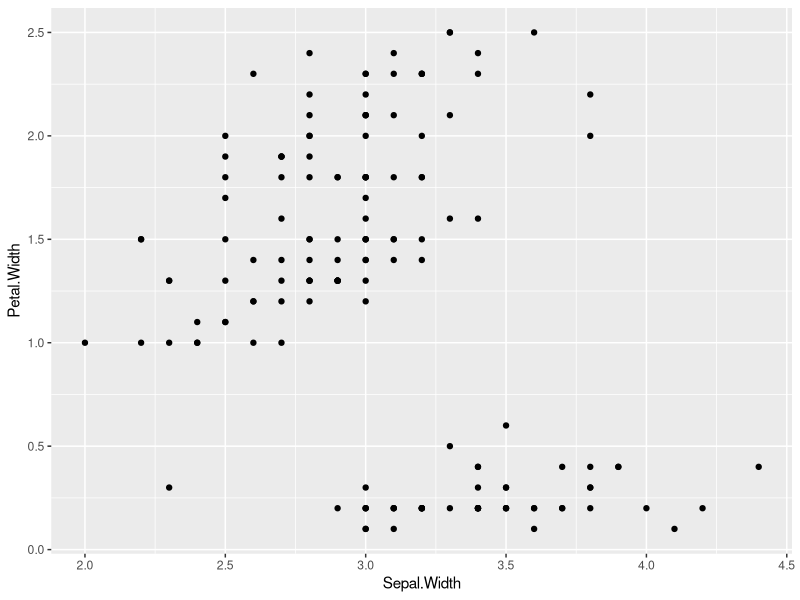
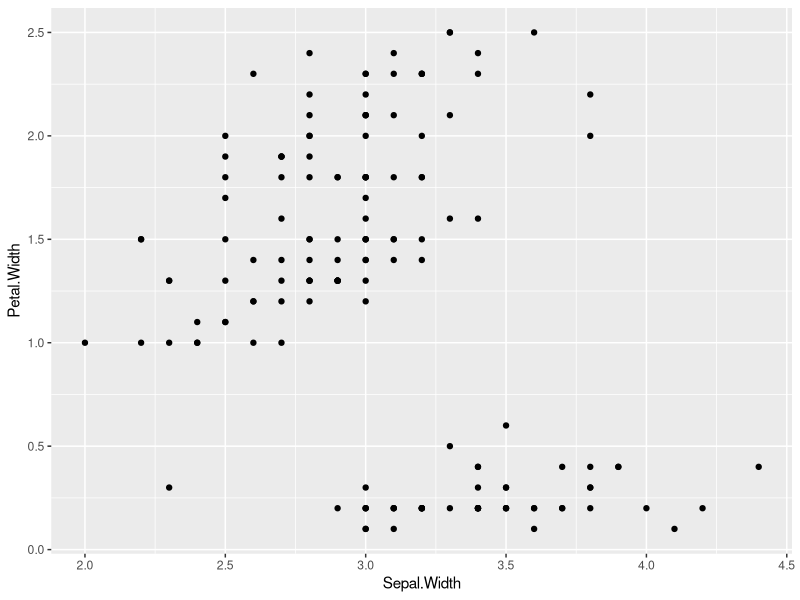
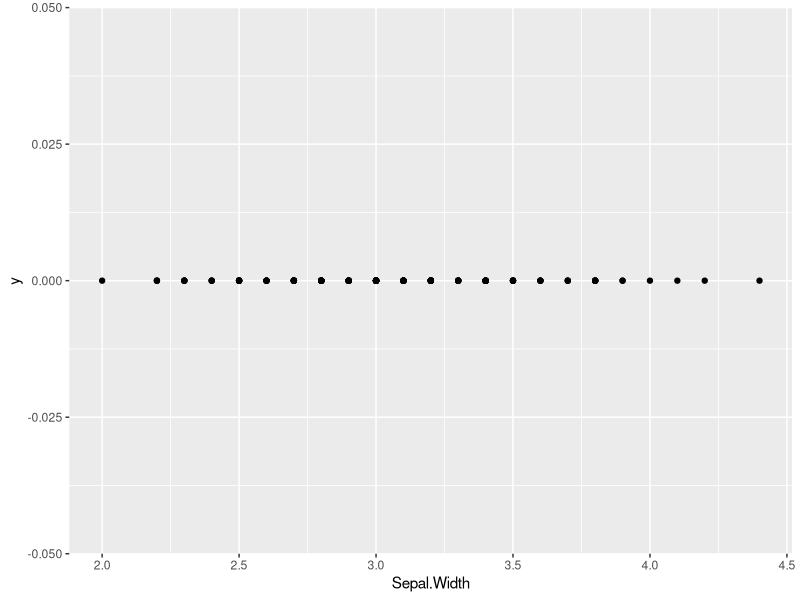
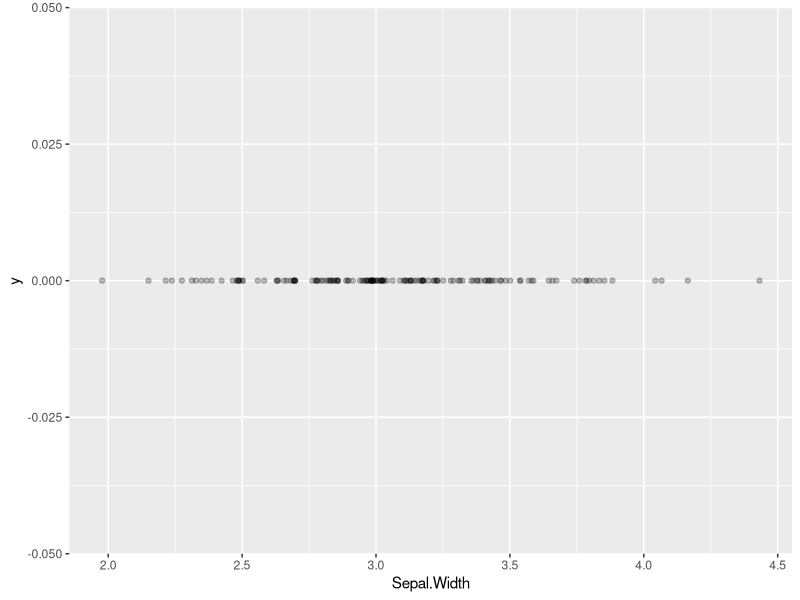
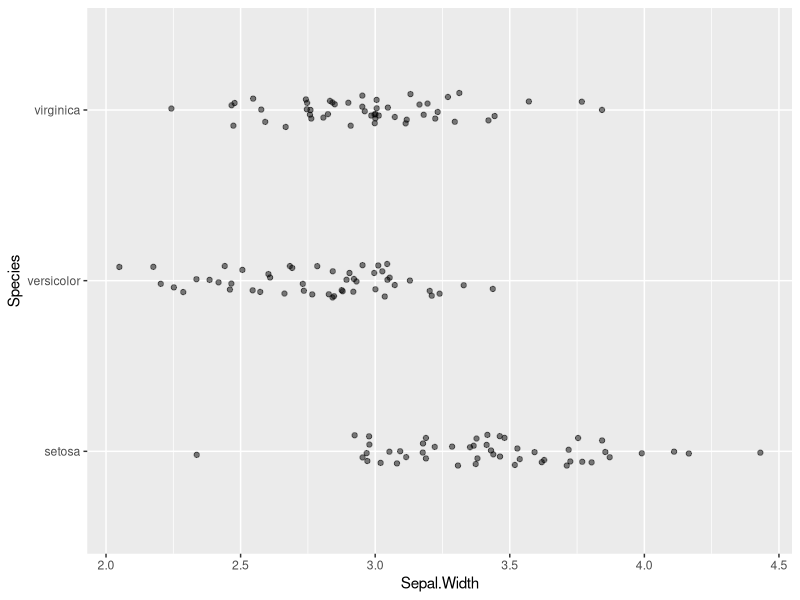
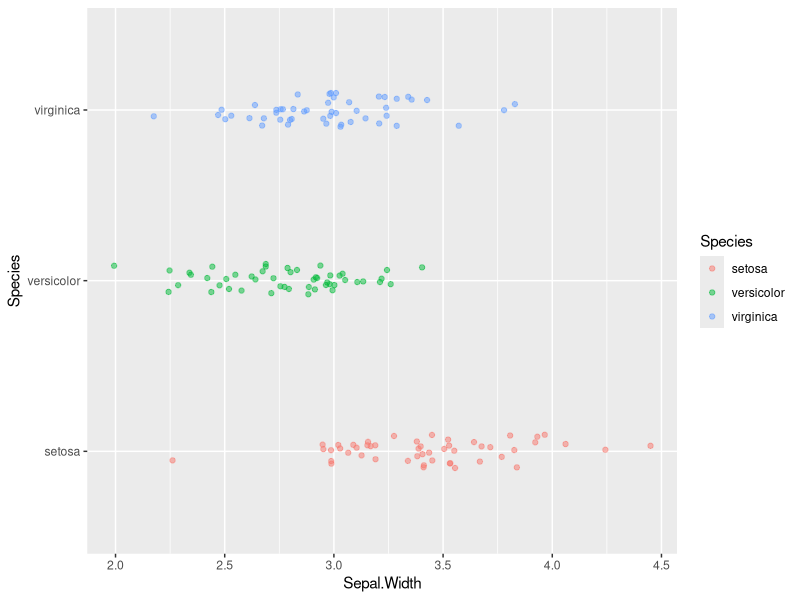
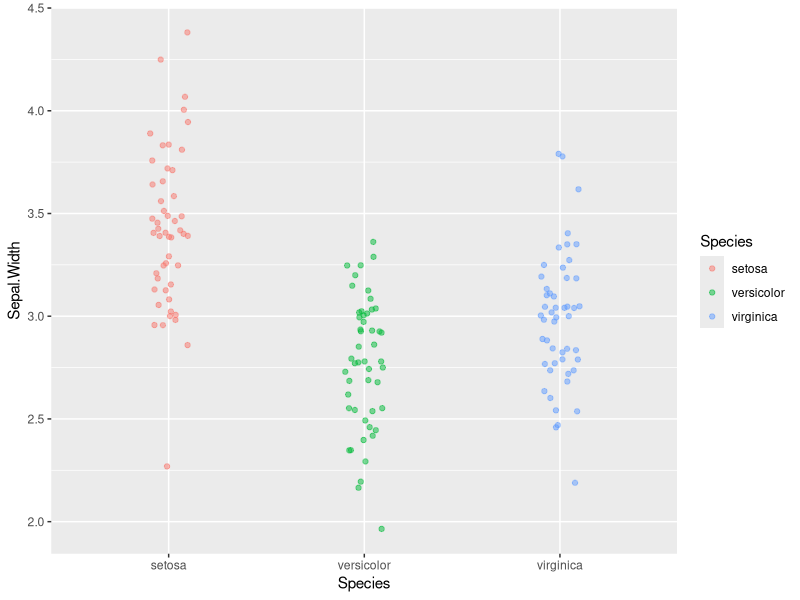
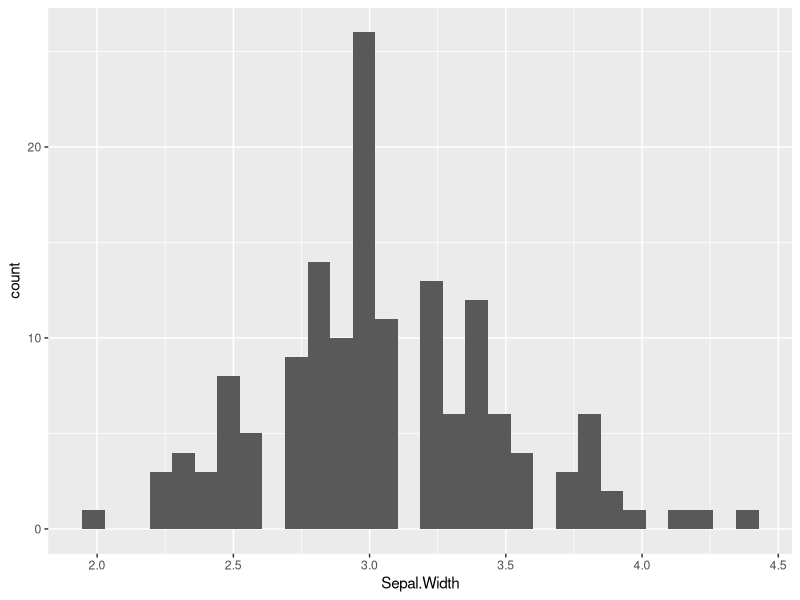

Recreate these plots in R, in order.
## ---- chunk 1
library(tidyverse)
## ---- chunk 2
names(iris) # get the variable names in the dataset
dim(iris)   # dimensions given as rows, columns
head(iris)  # can you figure out what the head function does?
tail(iris)  # what about the tail function?
## ---- chunk 3
ggplot(data = iris) +
  geom_point(mapping = aes(x = Sepal.Width,  y = Petal.Width))
## ---- chunk 4
ggplot(iris) +   # note we dropped the "data = " part
  # note we dropped the "mapping = " part from the geom_point call
  geom_point(aes(x = Sepal.Width,  y = Petal.Width))
## ---- chunk 5
ggplot(data = iris) + 
  geom_point(aes(x = Sepal.Width, y = 0))
## ---- chunk 6
ggplot(data = iris) + 
  geom_jitter(aes(x = Sepal.Width, y = 0), 
              width = 0.05, height = 0, alpha = 0.25)
## ---- chunk 7
ggplot(data = iris) + 
  geom_jitter(aes(x = Sepal.Width, y = Species),
              width=0.05, height=0.1, alpha=0.5)
## ---- chunk 8
ggplot(data = iris) + 
  geom_jitter(aes(x = Sepal.Width, y = Species, color=Species),
              width=0.05, height=0.1, alpha=0.5)
## ---- chunk 9
ggplot(data = iris) + 
  geom_jitter(aes(x = Sepal.Width, y = Species, color=Species),
              width=0.05, height=0.1, alpha=0.5) +
  coord_flip()
## ---- chunk 10
ggplot(iris) + 
  geom_histogram(aes(x = Sepal.Width))
## ---- chunk 11
ggplot(iris) + 
  geom_histogram(aes(x = Sepal.Width), bins = 10)
## ---- chunk 12
ggplot(iris) + 
  geom_histogram(aes(x = Sepal.Width), bins = 12)
## ---- chunk 13
ggplot(iris) + 
  geom_histogram(aes(x = Sepal.Width, fill = Species), 
                 bins = 12)
## ---- chunk 14
ggplot(iris) + 
  geom_histogram(aes(x = Sepal.Width, fill = Species),
                 bins = 12, position = "dodge")
## ---- chunk 15
ggplot(iris) + 
  geom_histogram(aes(x = Sepal.Width, fill = Species), 
                 bins = 12, position = "identity", alpha = 0.4)
## ---- chunk 16
ggplot(iris) + 
  geom_histogram(aes(x = Sepal.Width, fill = Species), bins = 12) + 
  facet_wrap(~Species, ncol = 1)
## ---- chunk 17
ggplot(iris) + 
  geom_density(aes(x = Sepal.Width, fill = Species), alpha=0.25)
## ---- chunk 18
ggplot(iris) + 
  geom_violin(aes(x = Species, y = Sepal.Width, color = Species, fill=Species), 
              alpha = 0.25)
## ---- chunk 19
ggplot(iris) + 
  geom_boxplot(aes(x = Species, y = Sepal.Width, color = Species))
## ---- chunk 20
ggplot(iris) +
  # outlier.shape = NA suppresses the depiction of outlier points in the boxplot
  geom_boxplot(aes(x = Species, y = Sepal.Width), outlier.shape = NA) + 
  # size sets the point size for the jitter plot
  geom_jitter(aes(x = Species, y = Sepal.Width), width=0.2, height=0.05, alpha=0.35, size=0.75)
## ---- chunk 21
ggplot(iris, mapping = aes(x = Species, y = Sepal.Width)) +
  geom_boxplot(outlier.shape = NA) + 
  # note how we specify a layer specific aesthetic in geom_jitter
  geom_jitter(aes(color = Species), width=0.2, height=0.05, alpha=0.5, size=0.75)
## ---- chunk 22
# create base plot object and assign to variable p
# this does NOT draw the plot
p <- ggplot(iris, mapping = aes(x = Species, y = Sepal.Width))   
## ---- chunk 23
p  # try to draw the plot object
## ---- chunk 24
# add a point geom to our base layer and draw the plot
p + geom_boxplot()
## ---- chunk 25
box.layer <- geom_boxplot()
p + box.layer
## ---- chunk 26
p <- ggplot(iris, mapping = aes(x = Species, y = Sepal.Width, color = Species))

violin.layer <- geom_violin()
jitter.layer <- geom_jitter(width=0.15, height=0.05, alpha=0.5, size=0.75)

p + violin.layer + jitter.layer # combined layers of plot and draw
## ---- chunk 27
p + violin.layer + jitter.layer + 
  labs(x = "Species", y = "Sepal Width (cm)", 
       title = "Sepal Width Distributions for Three Iris Species")
## ---- chunk 28
# create another variable to hold combination of three previous 
# ggplot layers. I'm doing this because I'm going to keep re-using
# the same plot in the following code blocks
violin.plus.jitter <- p + violin.layer + jitter.layer

violin.plus.jitter + theme_bw()
## ---- chunk 29
violin.plus.jitter + theme_classic()
## ---- chunk 30
violin.plus.jitter + theme_classic() + theme(aspect.ratio = 1)
## ---- chunk 31
my.theme <- theme_classic()  + theme(aspect.ratio = 1)
## ---- chunk 32
violin.plus.jitter + my.theme
## ---- chunk 33
my.labels <- labs(x = "Species", y = "Sepal Width (cm)", 
                  title = "Sepal Width Distributions for Three Iris Species")
## ---- chunk 34
violin.plus.jitter + my.labels + my.theme
## ---- chunk 35
# create a new data frame composed only of the I. setosa samples
setosa.only <- subset(iris, Species == "setosa")
## ---- chunk 36
setosa.sepals <- ggplot(setosa.only, 
                        mapping = aes(x = Sepal.Length, y = Sepal.Width))

sepal.labels <- labs(x = "Sepal Length (cm)", y = "Sepal Width (cm)",
                     title = "Relationship between Sepal Length and Width",
                     caption = "data from Anderson (1935)")
## ---- chunk 37
setosa.sepals  + geom_point() + sepal.labels
## ---- chunk 38
setosa.sepals + 
  geom_density2d() + 
  sepal.labels + labs(subtitle = "I. setosa data only") +
  my.theme
## ---- chunk 39
setosa.sepals + 
  geom_density_2d() + 
  geom_jitter(alpha=0.35) +
  sepal.labels + labs(subtitle = "I. setosa data only") +
  my.theme
## ---- chunk 40
all.sepals <- ggplot(iris, aes(x = Sepal.Length, y = Sepal.Width))

all.sepals + 
  geom_point(aes(color = Species, shape = Species), size = 2, alpha = 0.6) +
  sepal.labels + labs(subtitle = "All species") +
  my.theme
## ---- chunk 41
all.sepals + 
  geom_density_2d(aes(color = Species)) +
  sepal.labels + labs(subtitle = "All species") +
  my.theme
## ---- chunk 42
all.sepals + 
  geom_density_2d(aes(color = Species), alpha = 0.5) + 
  geom_point(aes(color = Species), alpha=0.5, size=1) + 
  facet_wrap(~ Species) +
  sepal.labels + labs(subtitle = "All species") +
  theme_bw() + 
  theme(aspect.ratio = 1, legend.position = "none")  # get rid of legend
## ---- chunk 43
setosa.sepals + 
  stat_density_2d(aes(fill = ..level..), geom = "polygon") + 
  sepal.labels + labs(subtitle = "I. setosa data only") +
  my.theme
## ---- chunk 44
setosa.sepals + 
  stat_density_2d(aes(fill = ..level..), geom = "polygon") + 
  # lavenderblush is the HTML standard name for a light purplish-pink color
  scale_fill_continuous(low="lavenderblush", high="red") +
  sepal.labels + labs(subtitle = "I. setosa data only") +
  my.theme
## ---- chunk 45
setosa.sepals + 
  stat_density_2d(aes(fill = ..level..), geom = "polygon") +
  scale_fill_continuous(low="lavenderblush", high="red") +
  geom_jitter(alpha=0.5, size = 1.1) +
  
  # customize labels, including legend label for fill
  labs(x = "Sepal Length(cm)", y = "Sepal Width (cm)",
       title = "Relationship between sepal length and width",
       subtitle = "I. setosa specimens only",
       fill = "Density") +
  
  # Set plot limits
  lims(x = c(4,6), y = c(2.5, 4.5)) +
  my.theme 
## ---- chunk 46
setosa.sepals + 
  geom_bin2d(binwidth = 0.2) + 
  scale_fill_continuous(low="lavenderblush", high="red") +
  sepal.labels + labs(subtitle = "I. setosa data only") +
  my.theme
## ---- chunk 47
setosa.sepals + 
  geom_hex(binwidth = 0.2) + 
  scale_fill_continuous(low="lavenderblush", high="red") +
  sepal.labels + labs(subtitle = "I. setosa data only") +
  my.theme
## ---- chunk 48
library(cowplot) # assumes package has been installed
## ---- chunk 49
p <- ggplot(iris, 
            mapping = aes(x = Species, y = Sepal.Width, color = Species))

# for the histogram we're going to override the mapping because
# geom_histogram only takes an x argument
plot.1 <- p + 
  geom_histogram(bins=12,
                 mapping = aes(x = Sepal.Width), inherit.aes = FALSE)
plot.2 <- p + geom_boxplot() 
plot.3 <- p + geom_violin()

plot_grid(plot.1, plot.2, plot.3)
## ---- chunk 50
plot_grid(plot.1, plot.2, plot.3, 
          nrow = 1, labels = c("A", "B", "C"))
